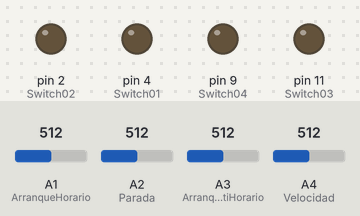
The sketch below on a simulated Arduino Uno, built with avr-gcc and run on an emulated ATmega328P. On the bench: output pins drawn as LEDs (lit = HIGH). The test bench sets the inputs (shaded band); at power-on: A4 (Velocidad) = 512, A1 (ArranqueHorario) = 512, A2 (Parada) = 512, A3 (ArranqueAntiHorario) = 512.

Above: at 3.4 s.
3.5 s: A4 (Velocidad) set to 716
At 4.15 s:
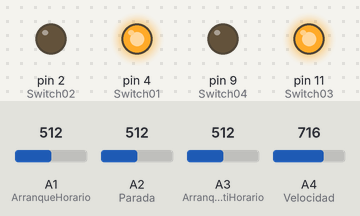
7.1 s: A4 (Velocidad) set to 306
At 7.25 s:
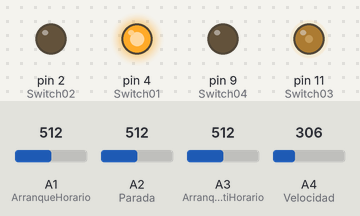
13.1 s: A4 (Velocidad) set to 30
At 13.25 s:
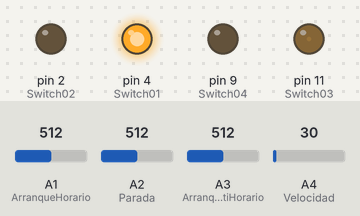
Timing chart, 0 to 25.1 s (numbered marks = the images above; inputs shaded):
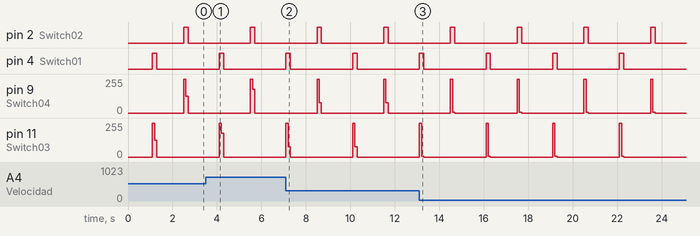

The sketch:

VARIADOR-DE-VELOCIDAD.ino
```cpp
// Autor. Oscar NÚÑEZ MORI. Jaén,  25-Junio-2024
// Definir los pines de los pulsadores y Motores
const int ArranqueHorario      = 15;   // Pin A1  Analog
const int Parada               = 16;   // Pin A2  Analog
const int ArranqueAntiHorario  = 17;   // Pin A3  Analog
const int Velocidad            = 18;   // Pin A4  Analog
const int Switch01  = 4;   // Pin 4  Sw01  Digital
const int Switch02  = 2;   // Pin 2  Sw02
const int Switch03  = 11;  // Pin 11 PWM Sw03
const int Switch04  = 9;   // Pin 9  PWM SW04
// Variables
int Memoria;
int Pwm;

void setup() {

  // Configurar pines de entrada
  pinMode(ArranqueHorario,     INPUT);
  pinMode(Parada,              INPUT);
  pinMode(ArranqueAntiHorario, INPUT);
  pinMode(Velocidad,           INPUT);
  // Configurar pines de salida
  pinMode(Switch01, OUTPUT);
  pinMode(Switch02, OUTPUT);
  pinMode(Switch03, OUTPUT);
  pinMode(Switch04, OUTPUT);

}

void loop() {

 if( analogRead(ArranqueHorario) ) {  //
    delay(100);
    digitalWrite(Switch02, LOW);   //
    digitalWrite(Switch04, LOW);   //
    delay(1000); //spera
    digitalWrite(Switch01, HIGH);  //
    digitalWrite(Switch03, HIGH);  //
    delay(100);// Espera

    while(1){
     Memoria = analogRead(Velocidad);
     Pwm = map(Memoria, 0, 1023, 0, 255);
     analogWrite(Switch03, Pwm);
     if( analogRead(Parada) ) {
        delay(100);// Espera
        digitalWrite(Switch01, LOW);  //
        digitalWrite(Switch02, LOW);  //
        digitalWrite(Switch03, LOW);  //
        digitalWrite(Switch04, LOW);  //
        delay(100);// Espera
        break;
      }

    }
 }

 if( analogRead(ArranqueAntiHorario) ) {  //
    delay(100);// Espera
    digitalWrite(Switch01, LOW);   //
    digitalWrite(Switch03, LOW);   //
    delay(1000); //spera
    digitalWrite(Switch02, HIGH);  //
    digitalWrite(Switch04, HIGH);  //
    delay(100);// Espera
    while(1){
      Memoria = analogRead(Velocidad);
      Pwm = map(Memoria, 0, 1023, 0, 255);
      analogWrite(Switch04, Pwm);
      if( analogRead(Parada) ) {
        delay(100);// Espera
        digitalWrite(Switch01, LOW);  //
        digitalWrite(Switch02, LOW);  //
        digitalWrite(Switch03, LOW);  //
        digitalWrite(Switch04, LOW);  //
        delay(100);// Espera
        break;
      }
    }
 }

 if( analogRead(Parada) ) {  //
    delay(100);// Espera
    digitalWrite(Switch01, LOW);  //
    digitalWrite(Switch02, LOW);  //
    digitalWrite(Switch03, LOW);  //
    digitalWrite(Switch04, LOW);  //
    delay(100);// Espera
 }

}
```

Measured:
- by itself, pin 2 (Switch02), pin 4 (Switch01): alternates HIGH for 0.20 s and LOW for 2.8 s
- by itself, pin 9 (Switch04), pin 11 (Switch03): repeats every 3.0 s: 7/255 0.10 s, 0/255 2.8 s, 255/255 0.10 s
